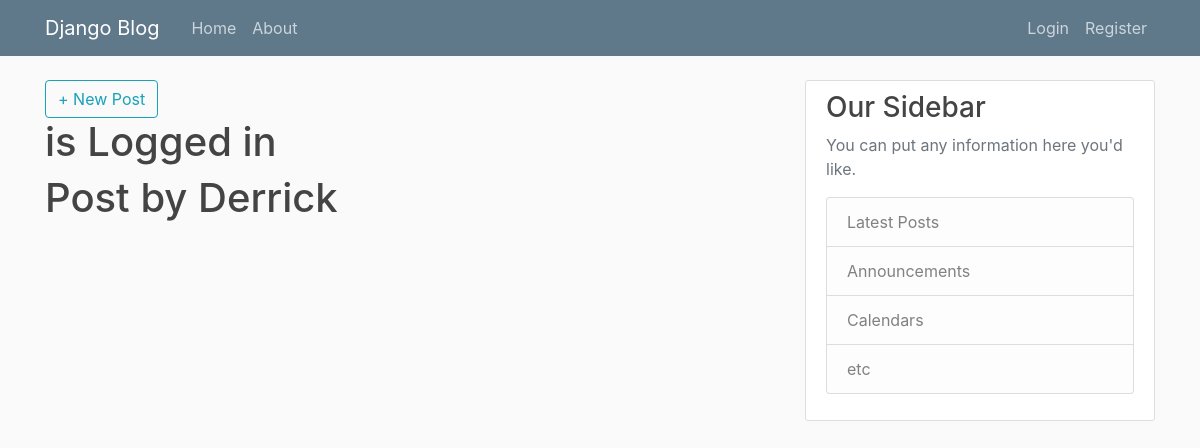
Page /user/Derrick on the earlier database version.
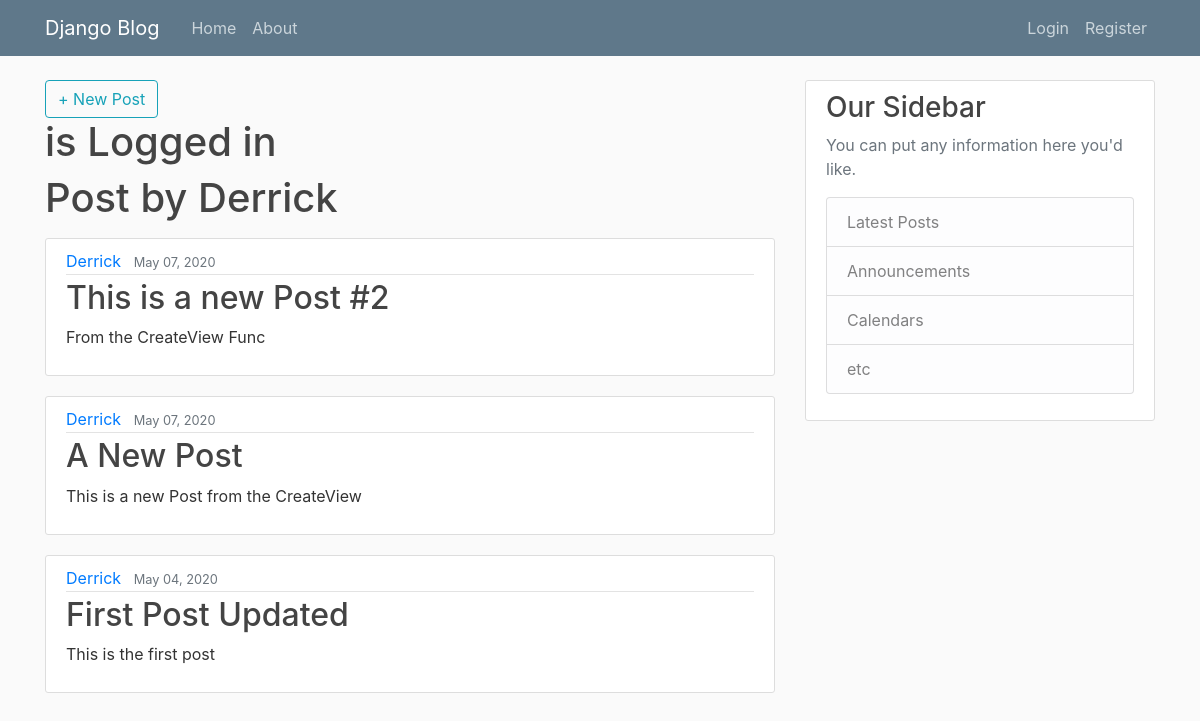
Same page on the later database version.
### Postapp/models.py (models this page shows, shortened)
class Post(models.Model):
    title = models.CharField(max_length=100)
    content = models.TextField()
    date_posted = models.DateTimeField(default=timezone.now)
    author = models.ForeignKey(User, on_delete=models.CASCADE)

### Postapp/views.py (the view)
class UserPostList(ListView):
    model = Post
    context_object_name = 'posts'
    template_name = 'Postapp/user_post.html'
    ordering = '-date_posted'
    def get_queryset(self):
        user = get_object_or_404(User, username=self.kwargs.get("username"))
        return Post.objects.filter(author=user).order_by('-date_posted')

### Postapp/templates/Postapp/user_post.html
{% extends 'Postapp/base.html' %}
{% block content %}
<h1 class="mb-3">Post by {{ view.kwargs.username }}</h1>
{% for post in posts %}
<article class="media content-section">
    <div class="media-body">
        <div class="article-metadata">
            <a class="mr-2" href="{% url 'user-posts' post.author.username %}">{{ post.author }}</a>
            <small class="text-muted">{{ post.date_posted|date:"F d, Y" }}</small>
        </div>
        <h2><a class="article-title" href="{% url 'post-details' post.id %}">{{ post.title }}</a></h2>
        <p class="article-content">{{ post.content }}</p>
    </div>
</article>
{% endfor %}
{% endblock content %}

Differences in the rows shown:
added Post: author "Derrick", date_posted "May 07, 2020", title "This is a new Post #2", content "From the CreateView Func"
added Post: author "Derrick", date_posted "May 07, 2020", title "A New Post", content "This is a new Post from the CreateView"
now on this page (row edited): Post: author "Derrick", date_posted "May 04, 2020", title "First Post Updated", content "This is the first post"
